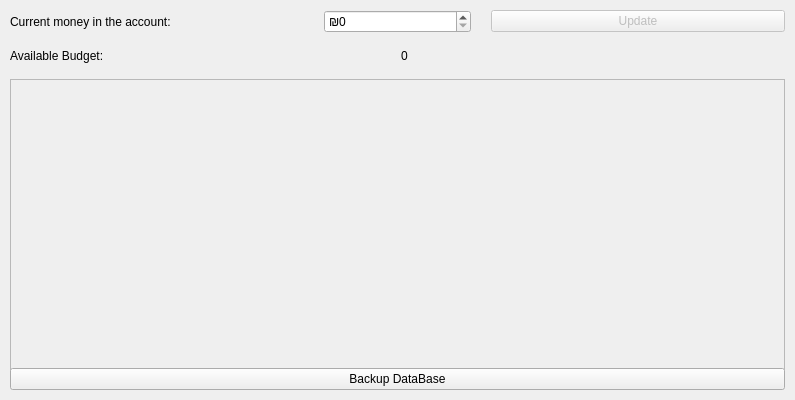
<?xml version="1.0" encoding="UTF-8"?>
<ui version="4.0">
 <class>MainWindow</class>
 <widget class="QMainWindow" name="MainWindow">
  <property name="enabled">
   <bool>true</bool>
  </property>
  <property name="geometry">
   <rect>
    <x>0</x>
    <y>0</y>
    <width>795</width>
    <height>400</height>
   </rect>
  </property>
  <property name="sizePolicy">
   <sizepolicy hsizetype="MinimumExpanding" vsizetype="MinimumExpanding">
    <horstretch>0</horstretch>
    <verstretch>0</verstretch>
   </sizepolicy>
  </property>
  <property name="minimumSize">
   <size>
    <width>580</width>
    <height>400</height>
   </size>
  </property>
  <property name="maximumSize">
   <size>
    <width>10000</width>
    <height>10000</height>
   </size>
  </property>
  <property name="windowTitle">
   <string>Expenses Calculator</string>
  </property>
  <widget class="QWidget" name="centralwidget">
   <property name="sizePolicy">
    <sizepolicy hsizetype="Minimum" vsizetype="Minimum">
     <horstretch>0</horstretch>
     <verstretch>0</verstretch>
    </sizepolicy>
   </property>
   <property name="minimumSize">
    <size>
     <width>0</width>
     <height>0</height>
    </size>
   </property>
   <layout class="QGridLayout" name="gridLayout">
    <property name="leftMargin">
     <number>10</number>
    </property>
    <property name="topMargin">
     <number>10</number>
    </property>
    <property name="rightMargin">
     <number>10</number>
    </property>
    <property name="bottomMargin">
     <number>10</number>
    </property>
    <item row="0" column="0">
     <layout class="QGridLayout" name="gridLayout_2">
      <property name="sizeConstraint">
       <enum>QLayout::SetMinAndMaxSize</enum>
      </property>
      <item row="2" column="0">
       <widget class="QScrollArea" name="scrollArea">
        <property name="sizePolicy">
         <sizepolicy hsizetype="Maximum" vsizetype="Minimum">
          <horstretch>0</horstretch>
          <verstretch>2</verstretch>
         </sizepolicy>
        </property>
        <property name="minimumSize">
         <size>
          <width>500</width>
          <height>300</height>
         </size>
        </property>
        <property name="maximumSize">
         <size>
          <width>10000</width>
          <height>10000</height>
         </size>
        </property>
        <property name="widgetResizable">
         <bool>true</bool>
        </property>
        <widget class="QWidget" name="scrollAreaWidget">
         <property name="geometry">
          <rect>
           <x>0</x>
           <y>0</y>
           <width>771</width>
           <height>298</height>
          </rect>
         </property>
        </widget>
       </widget>
      </item>
      <item row="0" column="0">
       <layout class="QHBoxLayout" name="horizontalLayout" stretch="2,1,2">
        <property name="spacing">
         <number>20</number>
        </property>
        <property name="sizeConstraint">
         <enum>QLayout::SetDefaultConstraint</enum>
        </property>
        <property name="leftMargin">
         <number>0</number>
        </property>
        <property name="topMargin">
         <number>0</number>
        </property>
        <property name="rightMargin">
         <number>0</number>
        </property>
        <property name="bottomMargin">
         <number>0</number>
        </property>
        <item>
         <widget class="QLabel" name="label_2">
          <property name="sizePolicy">
           <sizepolicy hsizetype="Preferred" vsizetype="Preferred">
            <horstretch>1</horstretch>
            <verstretch>1</verstretch>
           </sizepolicy>
          </property>
          <property name="minimumSize">
           <size>
            <width>0</width>
            <height>0</height>
           </size>
          </property>
          <property name="maximumSize">
           <size>
            <width>170000</width>
            <height>170000</height>
           </size>
          </property>
          <property name="text">
           <string>Current money in the account:</string>
          </property>
         </widget>
        </item>
        <item>
         <widget class="QSpinBox" name="total_money">
          <property name="prefix">
           <string>₪</string>
          </property>
          <property name="maximum">
           <number>100000</number>
          </property>
         </widget>
        </item>
        <item>
         <widget class="QPushButton" name="update_button">
          <property name="enabled">
           <bool>false</bool>
          </property>
          <property name="sizePolicy">
           <sizepolicy hsizetype="Minimum" vsizetype="Fixed">
            <horstretch>1</horstretch>
            <verstretch>0</verstretch>
           </sizepolicy>
          </property>
          <property name="minimumSize">
           <size>
            <width>0</width>
            <height>0</height>
           </size>
          </property>
          <property name="maximumSize">
           <size>
            <width>10000000</width>
            <height>16777215</height>
           </size>
          </property>
          <property name="text">
           <string>Update</string>
          </property>
         </widget>
        </item>
       </layout>
      </item>
      <item row="1" column="0">
       <layout class="QHBoxLayout" name="horizontalLayout_2">
        <property name="topMargin">
         <number>10</number>
        </property>
        <property name="bottomMargin">
         <number>10</number>
        </property>
        <item>
         <widget class="QLabel" name="label">
          <property name="text">
           <string>Available Budget:</string>
          </property>
         </widget>
        </item>
        <item>
         <widget class="QLabel" name="available_budget_label">
          <property name="text">
           <string>0</string>
          </property>
         </widget>
        </item>
       </layout>
      </item>
     </layout>
    </item>
    <item row="1" column="0">
     <widget class="QPushButton" name="update_db">
      <property name="text">
       <string>Backup DataBase</string>
      </property>
     </widget>
    </item>
   </layout>
  </widget>
  <widget class="QMenuBar" name="menubar">
   <property name="enabled">
    <bool>true</bool>
   </property>
   <property name="geometry">
    <rect>
     <x>0</x>
     <y>0</y>
     <width>795</width>
     <height>21</height>
    </rect>
   </property>
  </widget>
 </widget>
 <resources/>
 <connections/>
</ui>
